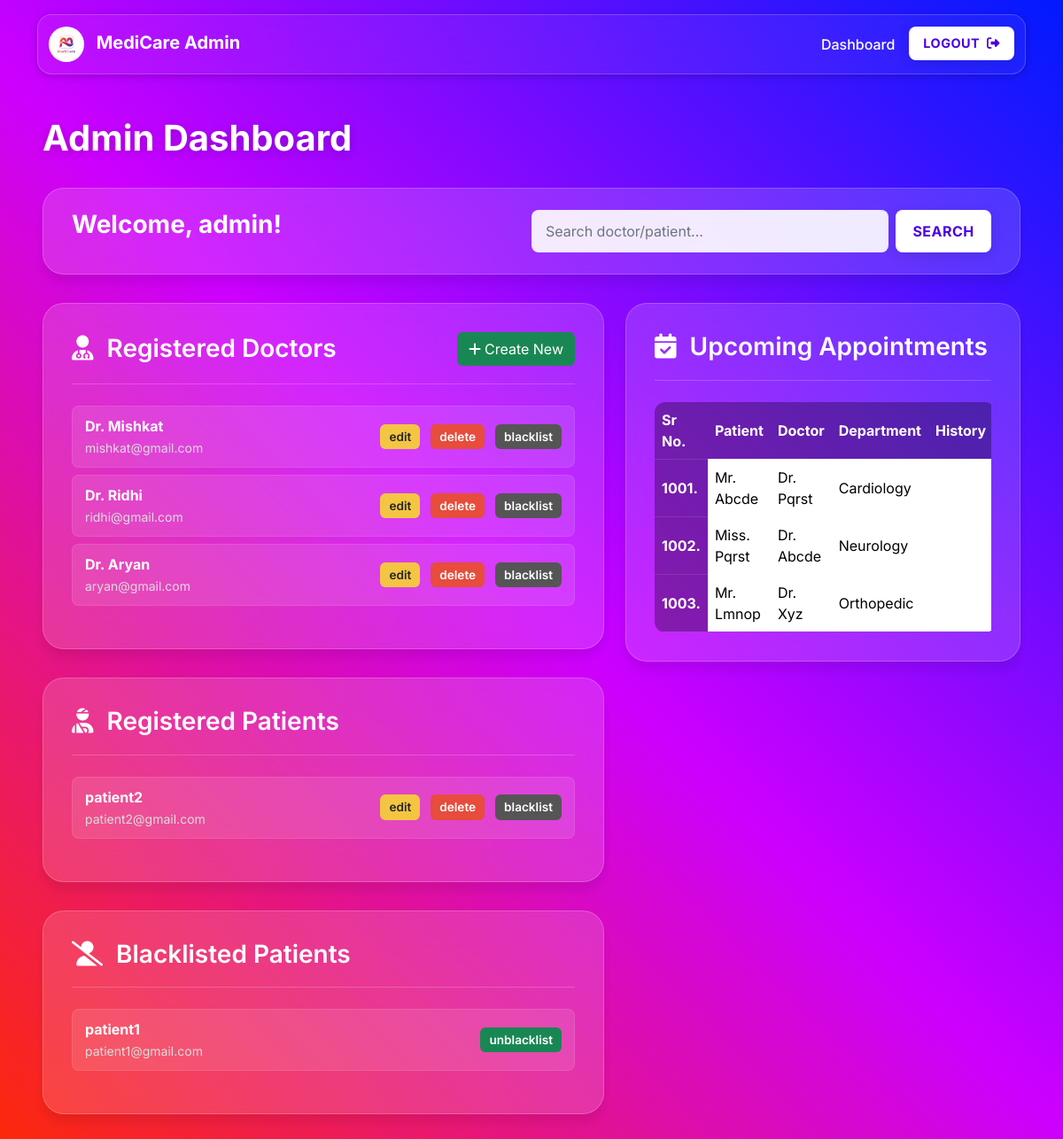
The page /admin on the database its author committed.
### application/models.py (models this page shows)
class User(db.Model):
    __tablename__ = 'user'
    id = db.Column(db.Integer(),primary_key = True)
    blocked = db.Column(db.Boolean(), default=False, nullable=False)
    username = db.Column(db.String(), unique=True, nullable=False)
    password = db.Column(db.String(), nullable=False)
    type = db.Column(db.String(), default="patient", nullable=False)
    patient = db.relationship('Patient', backref='user', cascade="all, delete-orphan")
    doctor = db.relationship('Doctor', backref='user', cascade="all, delete-orphan")

class Doctor(db.Model):
    __tablename__ = 'doctor'
    id = db.Column(db.Integer(),primary_key = True)
    doctor_name = db.Column(db.String(), nullable=False)
    password = db.Column(db.String(), nullable=False)
    email = db.Column(db.String(), nullable=False)
    department_id = db.Column(db.Integer(), db.ForeignKey('department.id'), nullable=False)
    user_id = db.Column(db.Integer(), db.ForeignKey('user.id', ondelete="CASCADE"), nullable=False)
    type = db.Column(db.String(), nullable=False)
    experience = db.Column(db.Integer(), nullable=False)
    appointment = db.relationship('Appointment', backref='doctor', cascade="all, delete-orphan")

class Patient(db.Model):
    __tablename__ = 'patient'
    id = db.Column(db.Integer(),primary_key = True)
    blocked = db.Column(db.Boolean(), default=False, nullable=False)
    user_id = db.Column(db.Integer(), db.ForeignKey('user.id', ondelete="CASCADE"), nullable=False)
    name = db.Column(db.String(), nullable=False)
    age = db.Column(db.Integer(), nullable=False)
    gender = db.Column(db.String(), nullable=False)
    phone = db.Column(db.String(), nullable=False)
    email = db.Column(db.String(), nullable=False)
    appointment = db.relationship('Appointment', backref='patient', cascade="all, delete-orphan")

### application/controllers.py (the view, shortened to what this page needs)
@app.route("/admin")
def admin_dash():
    q = request.args.get("q", "").strip()
    if q == "":
        doctors = Doctor.query.all()
        patients = Patient.query.filter_by(blocked=False).all()
        blacklisted_patients = Patient.query.filter_by(blocked = True).all()
    this_user = User.query.filter_by(type="admin").first()
    return render_template("admin_dash.html", this_user = this_user, doctors = doctors, patients = patients, q=q, blacklisted_patients = blacklisted_patients)

### templates/admin_dash.html (shortened to what this page needs)
<!DOCTYPE html>
<html lang="en">
<head>
    <link href="https://cdn.jsdelivr.net/npm/bootstrap@5.3.2/dist/css/bootstrap.min.css" rel="stylesheet">
</head>
<body class="landing-page">
    <nav class="navbar navbar-expand-lg admin-navbar navbar-dark sticky-top"
        style="width: 93%; box-shadow: 0 2px 10px rgba(0, 0, 0, 0.2);">
        <div class="container-fluid">
            <a class="navbar-brand" href="#">
                <img src="../static/logo2.png" alt="Logo" style="height: 40px; border-radius: 50%;">
                <span class="fw-bold ms-2">MediCare Admin</span>
            </a>
            <div class="collapse navbar-collapse" id="adminNav">
                <ul class="navbar-nav ms-auto mb-2 mb-lg-0">
                    <li class="nav-item">
                        <a class="nav-link active" href="#">Dashboard</a>
                    </li>
                    <li class="nav-item">
                        <a href="/login" class="btn btn-login ms-lg-2">Logout <i
                                class="fa-solid fa-right-from-bracket ms-1"></i></a>
                    </li>
                </ul>
            </div>
        </div>
    </nav>
    <main class="container-fluid p-4 p-md-5">
        <h1 class="admin-title">Admin Dashboard</h1>
        <div class="glass-card search-bar" style="display: flex; justify-content: space-between;">
            <h1 class="text-white h3 fw-bold">Welcome, {{this_user.username}}!</h1>
            <form class="d-flex w-50" method="get" action="/admin">
                <input name="q" class="form-control me-2 form-control-admin" type="text"
                    placeholder="Search doctor/patient..." value="{{ q }}">
                <button class="btn btn-login" type="submit">Search</button>
            </form>
        </div>
        <div class="row">
            <div class="col-lg-7">
                <div class="glass-card content-card">
                    <div class="content-card-header">
                        <h3><i class="fa-solid fa-user-doctor me-2"></i> Registered Doctors</h3>
                        <button class="btn btn-create"><i class="fa-solid fa-plus me-1"></i><a href="/add_doctor"
                                style="color: white;">Create New</a></button>
                    </div>
                    <ul class="admin-list">
                        {% if doctors %}
                        {% for d in doctors %}
                        <li class="admin-list-item">
                            <div>
                                <strong>{{ d.doctor_name }}</strong>
                                <br>
                                <small style="color: #ddd;">{{ d.email }}</small>
                            </div>
                            <div class="admin-buttons">
                                <a href="/edit_doctor/{{ d.id }}" class="btn-action btn-edit">edit</a>
                                <a href="/delete_doctor/{{ d.id }}" class="btn-action btn-delete">delete</a>
                                <a href="/blacklist_doctor/{{ d.id }}" class="btn-action btn-blacklist">blacklist</a>
                            </div>
                        </li>
                        {% endfor %}
                        {% else %}
                        <li>No doctors found.</li>
                        {% endif %}
                    </ul>
                </div>
                <div class="glass-card content-card">
                    <div class="content-card-header">
                        <h3><i class="fa-solid fa-user-injured me-2"></i> Registered Patients</h3>
                    </div>
                    <ul class="admin-list">
                        {% if patients %}
                        {% for p in patients %}
                        <li class="admin-list-item">
                            <div>
                                <strong>{{ p.name }}</strong>
                                <br>
                                <small style="color: #ddd;">{{ p.email }}</small>
                            </div>
                            <div class="admin-buttons">
                                <a href="/edit_patient/{{ p.id }}" class="btn-action btn-edit">edit</a>
                                <a href="/delete_patient/{{ p.id }}" class="btn-action btn-delete">delete</a>
                                <a href="/blacklist_patient/{{ p.id }}" class="btn-action btn-blacklist">blacklist</a>
                            </div>
                        </li>
                        {% endfor %}
                        {% else %}
                        <li>No Patients found.</li>
                        {% endif %}
                    </ul>
                </div>
                <div class="glass-card content-card">
                    <div class="content-card-header">
                        <h3><i class="fa-solid fa-user-slash me-2"></i> Blacklisted Patients</h3>
                    </div>
                    <ul class="admin-list">
                        {% if blacklisted_patients %}
                        {% for p in blacklisted_patients %}
                        <li class="admin-list-item">
                            <div>
                                <strong>{{ p.name }}</strong>
                                <br>
                                <small style="color: #ddd;">{{ p.email }}</small>
                            </div>
                            <div class="admin-buttons">
                                <a href="/unblacklist_patient/{{ p.id }}" class="btn-action btn-create">
                                    unblacklist
                                </a>
                            </div>
                        </li>
                        {% endfor %}
                        {% else %}
                        <li>No Blacklisted Patients.</li>
                        {% endif %}
                    </ul>
                </div>
            </div>
            <div class="col-lg-5">
                <div class="glass-card content-card">
                    <div class="content-card-header">
                        <h3><i class="fa-solid fa-calendar-check me-2"></i> Upcoming Appointments</h3>
                    </div>
                    <div class="table-responsive">
                        <table class="table table-glass mb-0">
                            <thead>
                                <tr>
                                    <th scope="col">Sr No.</th>
                                    <th scope="col">Patient</th>
                                    <th scope="col">Doctor</th>
                                    <th scope="col">Department</th>
                                    <th scope="col">History</th>
                                </tr>
                            </thead>
                            <tbody>
                                <tr>
                                    <th scope="row">1001.</th>
                                    <td>Mr. Abcde</td>
                                    <td>Dr. Pqrst</td>
                                    <td>Cardiology</td>
                                    <td><button class="btn btn-view">View</button></td>
                                </tr>
                                <tr>
                                    <th scope="row">1002.</th>
                                    <td>Miss. Pqrst</td>
                                    <td>Dr. Abcde</td>
                                    <td>Neurology</td>
                                    <td><button class="btn btn-view">View</button></td>
                                </tr>
                                <tr>
                                    <th scope="row">1003.</th>
                                    <td>Mr. Lmnop</td>
                                    <td>Dr. Xyz</td>
                                    <td>Orthopedic</td>
                                    <td><button class="btn btn-view">View</button></td>
                                </tr>
                            </tbody>
                        </table>
                    </div>
                </div>
            </div>
        </div>
    </main>
</body>
</html>

### templates/admin_dash.html (style rules this page uses)
html { min-height: 100vh; background-image: linear-gradient(45deg, #ff2a00 0%, #cc00ff 50%, #001aff 100%); background-attachment: fixed; background-size: cover; }
body { font-family: 'Inter', sans-serif; background-color: transparent; min-height: 100vh; position: relative; display: flex; align-items: center; justify-content: center; padding: 1rem; overflow: hidden; }
body.landing-page { display: block; padding: 0; overflow-y: auto; overflow-x: hidden; background-color: transparent; }
a { text-decoration: none; }
.glass-card { background: rgba(255, 255, 255, 0.15); backdrop-filter: blur(25px); border-radius: 1.5rem; box-shadow: 0 10px 10px rgba(0, 0, 0, 0.07); border: 1px solid rgba(255, 255, 255, 0.2); color: white; z-index: 10; }
.btn-login { color: #4a00e0; background: #fff; border: none; padding: 0.7rem 1.2rem; font-size: 1rem; font-weight: 700; text-transform: uppercase; letter-spacing: 0.5px; border-radius: 0.5rem; box-shadow: 0 4px 15px rgba(0, 0, 0, 0.1); transition: all 0.3s ease-in-out; }
.navbar .navbar-brand span, .navbar .nav-link:hover, .navbar .nav-link.active { color: #fff !important; }
.navbar .nav-link { color: rgba(255, 255, 255, 0.8) !important; font-weight: 500; transition: all 0.2s ease; }
.navbar .btn { padding: 0.5rem 1rem; font-size: 0.9rem; }
.admin-navbar { background: rgba(255, 255, 255, 0.05); backdrop-filter: blur(30px); border-radius: 1rem; width: calc(100% - 2rem); margin: 1rem auto 0 auto; border: 1px solid rgba(255, 255, 255, 0.2); z-index: 1000; }
.admin-title { color: #fff; font-weight: 700; margin-bottom: 2rem; text-shadow: 0 2px 10px rgba(0, 0, 0, 0.2); }
.search-bar { padding: 1.5rem 2rem; margin-bottom: 2rem; }
.form-control-admin { background: rgba(255, 255, 255, 0.9); color: #333; border: none; border-radius: 0.5rem; padding: 0.75rem 1rem; }
.form-control-admin::placeholder { color: #6c757d; }
.content-card { padding: 2rem; margin-bottom: 2rem; }
.content-card-header { display: flex; justify-content: space-between; align-items: center; margin-bottom: 1.5rem; padding-bottom: 1.25rem; border-bottom: 1px solid rgba(255, 255, 255, 0.2); }
.content-card-header h3 { margin: 0; color: #fff; font-weight: 600; }
.admin-list { list-style: none; padding-left: 0; }
.admin-list-item { background: rgba(0, 0, 0, 0.15); padding: 1rem 1.5rem; border-radius: 0.75rem; display: flex; justify-content: space-between; align-items: center; margin-bottom: 0.75rem; border: 1px solid rgba(255, 255, 255, 0.1); transition: all 0.3s ease; }
.btn-create { background-color: #198754; color: white; }
.btn-edit { background-color: #ffc107; color: #333; }
.btn-delete { background-color: #dc3545; color: white; }
.btn-blacklist { background-color: #495057; color: white; }
.btn-view { background: rgba(255, 255, 255, 0.08); border: 1px solid rgba(255, 255, 255, 0.3); color: white; padding: 0.3rem 0.75rem; font-size: 0.8rem; font-weight: 600; text-transform: uppercase; }
.table-glass { background-color: rgba(0, 0, 0, 0.15); color: white; border-radius: 0.75rem; overflow: hidden; }
.table-glass th { background-color: rgba(0, 0, 0, 0.2); color: #fff; border-color: rgba(255, 255, 255, 0.2) !important; }
.table-glass td, .table-glass th { border-color: rgba(255, 255, 255, 0.1) !important; vertical-align: middle; }
.table-glass .btn-view { width: 100%; }
.btn-action { padding: 4px 10px; font-size: 0.85rem; border-radius: 6px; margin-left: 6px; color: white; font-weight: 600; }
.btn-edit { background-color: #f4c542; color: rgb(38, 38, 38); }
.btn-delete { background-color: #e74c3c; }
.btn-blacklist { background-color: #555; }
.admin-list-item { display: flex; justify-content: space-between; align-items: center; background: rgba(255, 255, 255, 0.1); padding: 10px 14px; margin-bottom: 8px; border-radius: 8px; }
.admin-buttons { display: flex; align-items: center; gap: 6px; }

### rows shown on the page
User: username "admin"
Doctor: doctor_name "Dr. Mishkat", email "mishkat@gmail.com"
Doctor: doctor_name "Dr. Ridhi", email "ridhi@gmail.com"
Doctor: doctor_name "Dr. Aryan", email "aryan@gmail.com"
Patient: name "patient2", email "patient2@gmail.com"
Patient: name "patient1", email "patient1@gmail.com"
